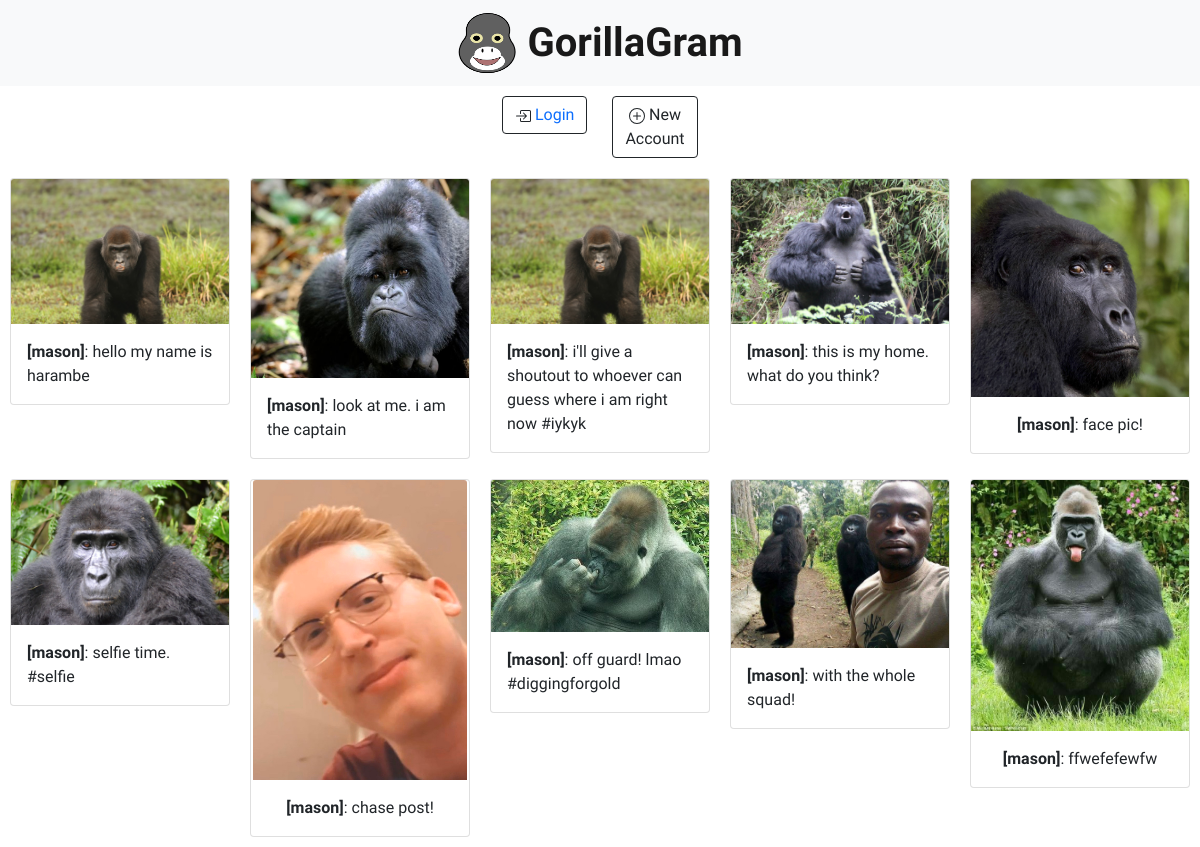
The page / on the database its author committed.
### pages/models.py (models this page shows, shortened)
class Post(models.Model):
    caption = models.TextField(max_length = 100)
    image = models.ImageField(upload_to='user_posts/', null=True)
    author = models.ForeignKey(User, on_delete=models.CASCADE)
    date_posted = models.DateTimeField(default=timezone.now)

### pages/views.py (the view)
# urls.py: path('', HomePageFeed.as_view(), name='home'),
class HomePageFeed(ListView):
    model = Post
    template_name = "pages/post_list.html"
    context_object_name = 'posts'
    ordering = ['-date_posted']

### pages/templates/pages/post_list.html
{% extends 'pages/base.html' %}
{% block content %}
    <div class="row row-cols-1 row-cols-md-5 g-4">
        {% for post in posts %}
        <div class="col" style="padding: 10px;">
          <div class="card" style="max-width: 18rem; margin-top: 20px;">
            <a href = "{% url 'post_detail' post.pk %}" style="text-decoration: none;">
                <img src="{{ post.image.url }}" class="card-img-top" alt="..." style="max-width: 300px; max-height: 300px;">
            </a>
            <div class="card-body">
              <p class="card-text"><b>[{{post.author}}]</b>: {{ post.caption }}</p>
            </div>
          </div>
        </div>
        {% endfor %}
      </div>
{% endblock %}

### pages/templates/pages/base.html (shortened to what this page needs)
<!DOCTYPE html>
<html lang="en">
<head>
    {% load static %}
    <link rel="stylesheet" type="text/css" href="{% static 'style.css' %}">
    <link href="https://cdn.jsdelivr.net/npm/bootstrap@5.0.0-beta1/dist/css/bootstrap.min.css" rel="stylesheet">
</head>
<body>
    <nav class="navbar navbar-light bg-light">
        <div class="container-fluid">
        <a class="navbar-brand" href="{% url 'home' %}" style="font-size: 40px;">
            {% load static %}
            <img src="{% static 'logo.png' %}" alt="logo" width="60" height="60" class="d-inline-block align-top">
            GorillaGram
        </a>
        </div>
    </nav>
    <div class="container" style="width: 20%; padding: 10px;">
        <div class="row">
            {% if user.is_authenticated %}
                <div class="col-sm">
                    <button type="button" class="btn btn-outline-dark">
                        <svg xmlns="http://www.w3.org/2000/svg" width="16" height="16" fill="currentColor" class="bi bi-plus-square" viewBox="0 0 16 16">
                            <path d="M14 1a1 1 0 0 1 1 1v12a1 1 0 0 1-1 1H2a1 1 0 0 1-1-1V2a1 1 0 0 1 1-1h12zM2 0a2 2 0 0 0-2 2v12a2 2 0 0 0 2 2h12a2 2 0 0 0 2-2V2a2 2 0 0 0-2-2H2z"/>
                            <path d="M8 4a.5.5 0 0 1 .5.5v3h3a.5.5 0 0 1 0 1h-3v3a.5.5 0 0 1-1 0v-3h-3a.5.5 0 0 1 0-1h3v-3A.5.5 0 0 1 8 4z"/>
                        </svg>
                        <a href="{% url 'post_new' %}" style="text-decoration: none;">Post</a></button>
                    </div>
                    <div class="col-sm">
                        <button type="button" class="btn btn-outline-dark">
                            <svg xmlns="http://www.w3.org/2000/svg" width="16" height="16" fill="currentColor" class="bi bi-file-person" viewBox="0 0 16 16">
                                <path d="M12 1a1 1 0 0 1 1 1v10.755S12 11 8 11s-5 1.755-5 1.755V2a1 1 0 0 1 1-1h8zM4 0a2 2 0 0 0-2 2v12a2 2 0 0 0 2 2h8a2 2 0 0 0 2-2V2a2 2 0 0 0-2-2H4z"/>
                                <path d="M8 10a3 3 0 1 0 0-6 3 3 0 0 0 0 6z"/>
                            </svg>
                            Profile</button>
                    </div>
                    <div class="col-sm">
                        <button type="button" class="btn btn-outline-dark">
                            <svg xmlns="http://www.w3.org/2000/svg" width="16" height="16" fill="currentColor" class="bi bi-box-arrow-left" viewBox="0 0 16 16">
                                <path fill-rule="evenodd" d="M6 12.5a.5.5 0 0 0 .5.5h8a.5.5 0 0 0 .5-.5v-9a.5.5 0 0 0-.5-.5h-8a.5.5 0 0 0-.5.5v2a.5.5 0 0 1-1 0v-2A1.5 1.5 0 0 1 6.5 2h8A1.5 1.5 0 0 1 16 3.5v9a1.5 1.5 0 0 1-1.5 1.5h-8A1.5 1.5 0 0 1 5 12.5v-2a.5.5 0 0 1 1 0v2z"/>
                                <path fill-rule="evenodd" d="M.146 8.354a.5.5 0 0 1 0-.708l3-3a.5.5 0 1 1 .708.708L1.707 7.5H10.5a.5.5 0 0 1 0 1H1.707l2.147 2.146a.5.5 0 0 1-.708.708l-3-3z"/>
                            </svg>
                            <a href="{% url 'logout' %}" style="text-decoration: none;">Logout</a></button>
                    </div>
            {% else %}
            <div class="col-sm">
                <button type="button" class="btn btn-outline-dark">
                    <a href="{% url 'login' %}" style="text-decoration: none;">Login</a></button>
            </div>
            <div class="col-sm">
                <button type="button" class="btn btn-outline-dark">
                    New Account</button>
            </div>
            {% endif %}
        </div>
      </div>
    {% block content %}
    {% endblock %}
</body>
</html>

### pages/static/style.css (style rules this page uses)
* { margin: 0 auto !important ; font-family: 'Averia Sans Libre', cursive; }
.navbar-brand { font-size: 40px; font-weight: bold; margin: 0 auto !important ; }
.col-sm { max-width: 24%; }
.container { max-width: 24%; }

### rows shown on the page
Post: image (picture), author "mason", caption "hello my name is harambe"
Post: image (picture), author "mason", caption "look at me. i am the captain"
Post: image (picture), author "mason", caption "i'll give a shoutout to whoever can guess where i am right now #iykyk"
Post: image (picture), author "mason", caption "this is my home. what do you think?"
Post: image (picture), author "mason", caption "face pic!"
Post: image (picture), author "mason", caption "selfie time. #selfie"
Post: image (picture), author "mason", caption "chase post!"
Post: image (picture), author "mason", caption "off guard! lmao #diggingforgold"
Post: image (picture), author "mason", caption "with the whole squad!"
Post: image (picture), author "mason", caption "ffwefefewfw"
